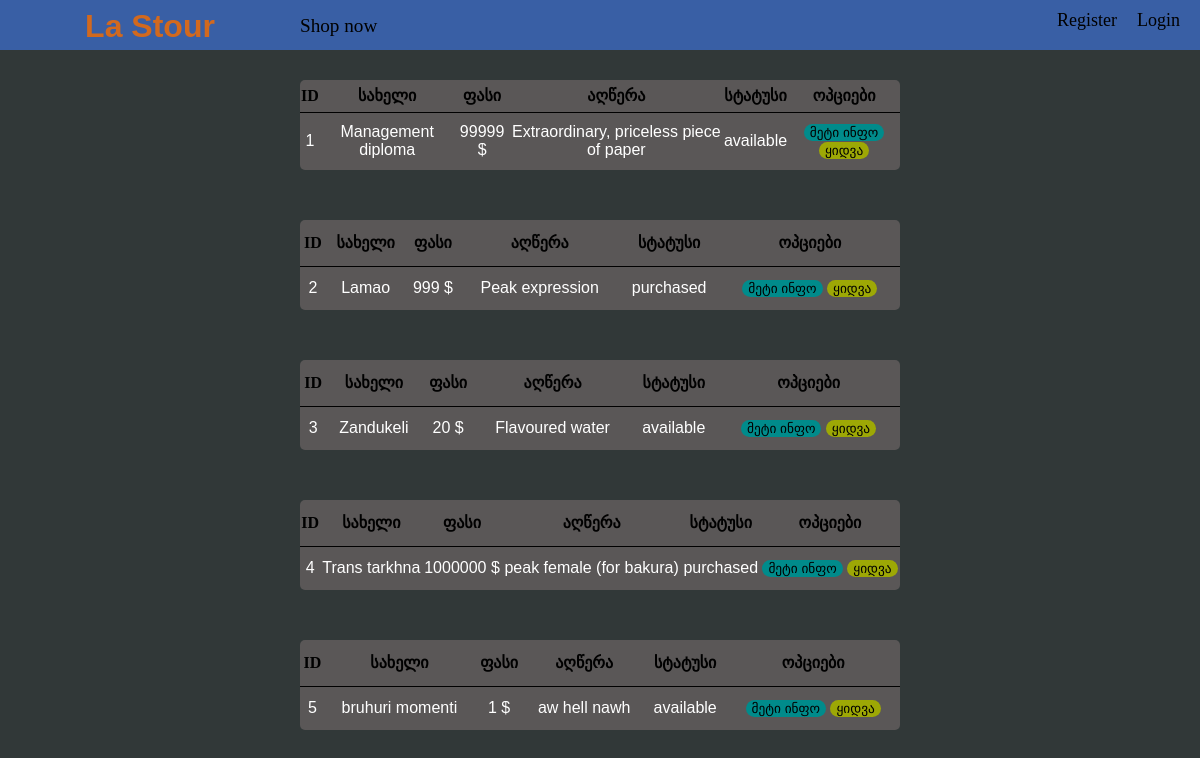
The page /home on the database its author committed.
### store.py (models this page shows)
class shopItem(db.Model):
    id = db.Column(db.Integer(), primary_key=True)
    name = db.Column(db.String(length=30), nullable=False, unique=True)
    price = db.Column(db.Integer(), nullable=False)
    desc = db.Column(db.String(length=150), nullable=False)
    status = db.Column(db.String(length=30), nullable=False, default="available")

### store.py (the view)
@app.route("/")
@app.route("/home")
def home_page():
    dbquery = shopItem.query.all()
    return render_template("home.html", listing=dbquery)

### templates/home.html (shortened to what this page needs)
<!DOCTYPE html>
<html>
    <head>
    </head>
    <body>
        <div id="headcontainer">
            <header>
                <div id="logou">
                    <p id="logotext">La Stour</p>
                </div>
                <div id="navigate">
                    <div id="home">
                        <a id="storebutton" href="/home">
                            Shop now
                        </a>
                    </div>
                    <div id="loginRegister">
                        <a href="/register">Register</a>
                        <a href="/login">Login</a>
                    </div>
                </div>
            </header>
        </div>
        <div id="mainone">
            {% for item in listing %}
            <table class="basedtable">
                <tr>
                  <th>ID</th>
                  <th>სახელი</th>
                  <th>ფასი</th>
                  <th>აღწერა</th>
                  <th>სტატუსი</th>
                  <th scope="col">ოპციები</th>
                </tr>
                <tbody>
                    <tr>
                      <td>{{ item.id }}</td>
                      <td>{{ item.name }}</td>
                      <td>{{ item.price }} $</td>
                      <td>{{ item.desc }}</td>
                      <td>{{ item.status }}</td>
                      <td>
                        <button class="infobotan">მეტი ინფო</button>
                        <button class="buybotan">ყიდვა</button>
                      </td>
                    </tr>
                </tbody>
              </table>
              {% endfor %}
        </div>
    </body>
</html>

### templates/home.html (style rules this page uses)
body { margin: 0; padding: 0; width: 100vw; height: 100vh; }
#headcontainer { width: 100vw; height: 50px; position: fixed; top: 0; left: 0; }
#mainone { margin-left: 0px; padding-top: 30px; padding-bottom: 30px; width: 100%; height: calc(100%+60px); background-color: rgb(49, 56, 56); }
#logou { width: 25%; height: 50px; font-family: sans-serif; font-size: xx-large; font-weight: 600; color: chocolate; }
.basedtable { width: 50vw; height: 90px; margin-left: 25vw; border-collapse: collapse; background-color: rgb(90, 87, 87); border-radius: 5px; margin-top: 50px; }
.basedtable tr th { border-bottom: 1px solid black; }
.basedtable tbody tr td { text-align: center; font-family: sans-serif; color: white; }
.infobotan { border:none; background-color: darkcyan; border-radius: 10px; }
.buybotan { border:none; background-color: rgb(157, 168, 5); border-radius: 10px; }
#logotext { width: 100%; height: 42px; text-align: center; margin: 0; padding-top: 8px; }
#navigate { width: 75%; height: 50px; display: flex; flex-direction: row; }
#home { width: 50%; height: 50px; display: flex; flex-direction: row; justify-content: left; }
#loginRegister { width: 50%; height: 50px; display: flex; flex-direction: row; justify-content: right; }
#loginRegister a { text-decoration: none; color: black; padding-right: 20px; padding-top: 10px; font-size: large; font-style: bold; }
#storebutton { text-decoration: none; font-size: larger; font-family: Impact; font-style: bold; height: 35px; padding-top: 15px; color: black; width: fit-content; }
header { display: flex; flex-direction: row; width: inherit; height: inherit; background-color: rgb(57, 95, 165); }

### rows shown on the page
shopItem: id "1", name "Management diploma", price "99999", desc "Extraordinary, priceless piece of paper", status "available"
shopItem: id "2", name "Lamao", price "999", desc "Peak expression", status "purchased"
shopItem: id "3", name "Zandukeli", price "20", desc "Flavoured water", status "available"
shopItem: id "4", name "Trans tarkhna", price "1000000", desc "peak female (for bakura)", status "purchased"
shopItem: id "5", name "bruhuri momenti", price "1", desc "aw hell nawh", status "available"
